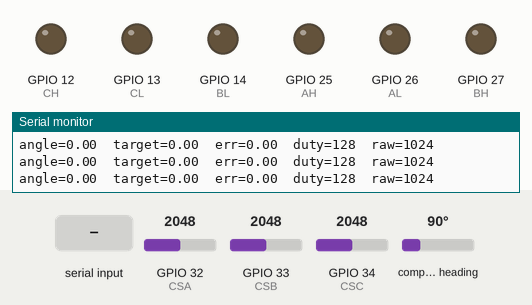
The program below on a simulated ESP32. Shown: output pins drawn as LEDs (lit = HIGH), the last lines printed to the serial monitor. Dashed ring = blinking. The test bench sets the inputs (shaded band); at power-on: GPIO 32 (CSA) = 2048, GPIO 33 (CSB) = 2048, GPIO 34 (CSC) = 2048, compass heading 90° (analog values on the 0–4095 scale).

Above: at 1.4 s.
1.5 s: "D\n" received over Serial
At 1.66 s:
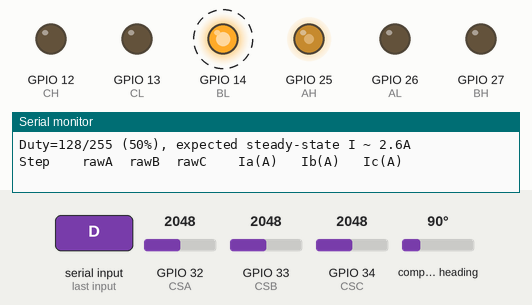
At 2.37 s:
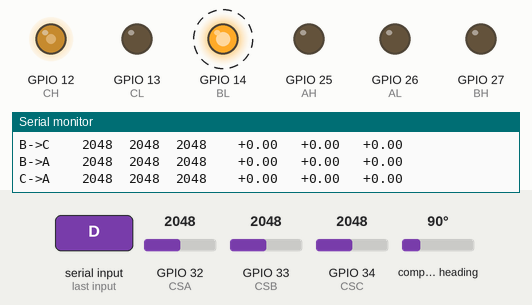
4.5 s: "F90\n" received over Serial
At 4.87 s:
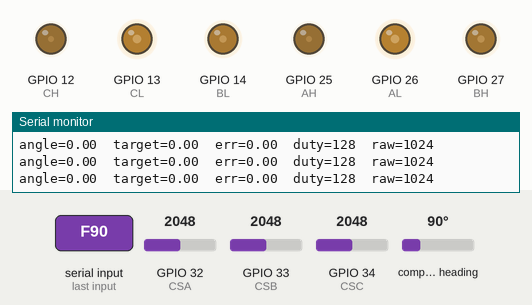
7.5 s: "90,45\n" received over Serial
At 7.75 s:
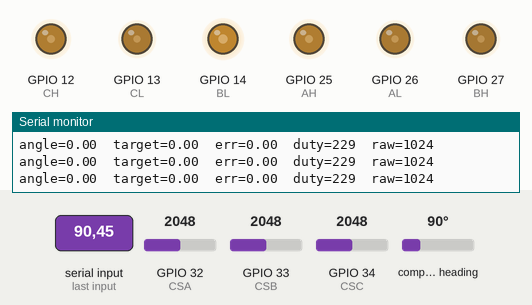
10.5 s: "B,45\n" received over Serial
13.5 s: "d\n" received over Serial
16.5 s: "0\n" received over Serial
Timing chart, 0 to 20.5 s (numbered marks = the images above; inputs shaded):
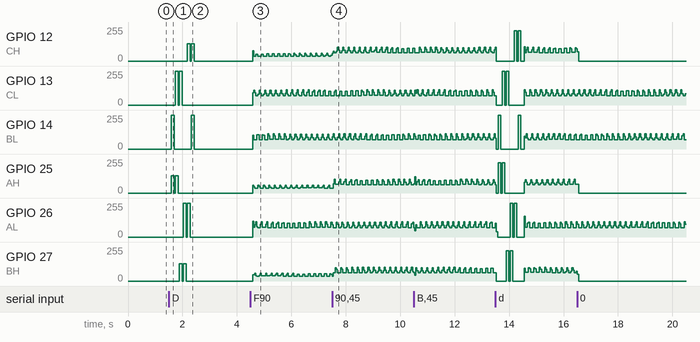

The program:

main.cpp
```cpp
/**
 * Closed-Loop Test: 6-Step Commutation + AS5600 Encoder Feedback
 *
 * Builds on the verified open-loop 6-step commutation by adding AS5600
 * encoder reads. Lets you drive manually (F/B + duty) or set a target
 * angle and have the firmware step toward it using encoder feedback.
 *
 * Hardware:
 * - ESP32 DevKit v1
 * - 3-phase driver: AH=5  AL=17  BH=16  BL=4  CH=2  CL=15
 * - AS5600 encoder on I2C: SDA=21, SCL=22
 *
 * Serial commands (one per line):
 *   F            - drive CW (open loop)
 *   B            - drive CCW (open loop)
 *   S            - stop (hold position, no commutation)
 *   <0-100>      - set duty %
 *   T<deg>       - set target angle in degrees, closed-loop step toward it
 *                  e.g.  T90    T-45    T180
 */

#include <Arduino.h>
#include <Wire.h>
#include <AS5600.h>

// ---------- Pins ----------
#define AH 25
#define AL 26
#define BH 27
#define BL 14
#define CH 12
#define CL 13

// Phase-current Hall sensors (200 mV/A)
#define CSA 32
#define CSB 33
#define CSC 34

#define PWM_FREQ      40000
#define PWM_RES       8
#define STEP_DELAY_US 5000
#define DEADTIME_US   5

// LEDC channels for each high-side pin (Arduino-ESP32 core 2.x API)
#define CH_AH 0
#define CH_BH 1
#define CH_CH 2

// Closed-loop tuning
#define ANGLE_TOL_DEG   2.0f    // acceptable error band
#define ENC_PRINT_MS    100     // status print interval

enum Mode { MODE_STOP, MODE_OPEN_FWD, MODE_OPEN_REV, MODE_TARGET };

AS5600 encoder;

uint8_t duty       = 128;       // 0-255
Mode    mode       = MODE_STOP;
float   target_deg = 0.0f;      // unwrapped target (can exceed 360)
float   angle_deg  = 0.0f;      // unwrapped measured angle
float   last_raw_deg = 0.0f;    // last wrapped reading 0..360
bool    have_last  = false;

uint32_t last_print_ms = 0;

// ---------- Low-level commutation ----------
void allOff() {
  ledcWrite(AH, 0);
  ledcWrite(BH, 0);
  ledcWrite(CH, 0);
  digitalWrite(AL, LOW);
  digitalWrite(BL, LOW);
  digitalWrite(CL, LOW);
}

void setPhase(int highPin, int lowPin) {
  ledcWrite(highPin, duty);
  digitalWrite(lowPin, HIGH);
}

// One commutation step. step in 0..5. CW order; reverse iterates backward.
void commutate(int step) {
  allOff();
  delayMicroseconds(DEADTIME_US);
  switch (step) {
    case 0: setPhase(AH, BL); break;
    case 1: setPhase(AH, CL); break;
    case 2: setPhase(BH, CL); break;
    case 3: setPhase(BH, AL); break;
    case 4: setPhase(CH, AL); break;
    case 5: setPhase(CH, BL); break;
  }
}

// ---------- Current-sense diagnostic ----------
int adcAvg(int pin, int n) {
  long sum = 0;
  for (int i = 0; i < n; i++) sum += analogRead(pin);
  return sum / n;
}

float countToAmps(int raw, int zero_count) {
  float volts = (raw - zero_count) * (3.3f / 4096.0f);
  return volts / 0.2f;  // 200 mV/A → 1V = 5A
}

void driveOnePhase(int highPin, int lowPin, uint8_t test_duty, uint32_t ms) {
  allOff();
  delayMicroseconds(DEADTIME_US);
  ledcWrite(highPin, test_duty);
  digitalWrite(lowPin, HIGH);
  delay(ms);
}

// Drive each of the 6 commutation phase pairs in sequence and measure
// the resulting current on all 3 Hall channels. Tells us:
//  - which ADC channel maps to which motor phase
//  - whether each channel actually responds to current
//  - the zero-current bias of each channel
void runCurrentDiagnostic() {
  Serial.println("\n=== CURRENT-SENSE DIAGNOSTIC ===");
  allOff();
  delay(50);
  int zA = adcAvg(CSA, 100);
  int zB = adcAvg(CSB, 100);
  int zC = adcAvg(CSC, 100);
  Serial.printf("Zero bias counts: A=%d  B=%d  C=%d  (V: %.3f %.3f %.3f)\n",
                zA, zB, zC,
                zA * 3.3f / 4096.0f, zB * 3.3f / 4096.0f, zC * 3.3f / 4096.0f);

  uint8_t test_duty = duty;
  Serial.printf("Duty=%d/255 (%d%%), expected steady-state I ~ %.1fA\n",
                test_duty, (test_duty * 100) / 255,
                (test_duty / 255.0f) * 12.0f / 2.3f);

  struct Step { const char* name; int hi; int lo; };
  Step steps[] = {
    {"A->B", AH, BL}, {"A->C", AH, CL},
    {"B->C", BH, CL}, {"B->A", BH, AL},
    {"C->A", CH, AL}, {"C->B", CH, BL},
  };
  Serial.println("Step    rawA  rawB  rawC    Ia(A)   Ib(A)   Ic(A)");
  for (auto& s : steps) {
    driveOnePhase(s.hi, s.lo, test_duty, 80);
    int rA = adcAvg(CSA, 50);
    int rB = adcAvg(CSB, 50);
    int rC = adcAvg(CSC, 50);
    allOff();
    Serial.printf("%-6s  %4d  %4d  %4d   %+6.2f  %+6.2f  %+6.2f\n",
                  s.name, rA, rB, rC,
                  countToAmps(rA, zA),
                  countToAmps(rB, zB),
                  countToAmps(rC, zC));
    delay(50);
  }
  Serial.println("=== diagnostic done ===\n");
}

// ---------- Encoder ----------
// Read the AS5600 and update unwrapped angle_deg by accumulating deltas.
void updateEncoder() {
  int raw = encoder.readAngle();           // 0..4095
  float wrapped = raw * (360.0f / 4096.0f);

  if (!have_last) {
    last_raw_deg = wrapped;
    have_last = true;
    return;
  }

  float d = wrapped - last_raw_deg;
  if (d >  180.0f) d -= 360.0f;            // wrap-around correction
  if (d < -180.0f) d += 360.0f;
  angle_deg   += d;
  last_raw_deg = wrapped;
}

// ---------- Serial parsing ----------
void handleSerial() {
  static String input = "";

  while (Serial.available()) {
    char c = Serial.read();

    if (c == '\n' || c == '\r') {
      if (input.length() == 0) continue;

      char first = input[0];
      if (first == 'F' || first == 'f') {
        mode = MODE_OPEN_FWD;
        Serial.println("Mode: open-loop CW");
      } else if (first == 'B' || first == 'b') {
        mode = MODE_OPEN_REV;
        Serial.println("Mode: open-loop CCW");
      } else if (first == 'S' || first == 's') {
        mode = MODE_STOP;
        allOff();
        Serial.println("Mode: stop");
      } else if (first == 'T' || first == 't') {
        target_deg = input.substring(1).toFloat();
        mode = MODE_TARGET;
        Serial.print("Mode: target = ");
        Serial.print(target_deg);
        Serial.println(" deg");
      } else if (first == 'D' || first == 'd') {
        Mode prev = mode;
        mode = MODE_STOP;
        runCurrentDiagnostic();
        mode = prev;
      } else {
        // Numeric -> duty %
        int val = input.toInt();
        if (val >= 0 && val <= 100) {
          duty = map(val, 0, 100, 0, 255);
          Serial.print("Duty: ");
          Serial.print(val);
          Serial.println("%");
        }
      }
      input = "";
    } else if (c != ' ') {
      input += c;
    }
  }
}

// ---------- Status print ----------
void maybePrintStatus() {
  uint32_t now = millis();
  if (now - last_print_ms < ENC_PRINT_MS) return;
  last_print_ms = now;

  Serial.print("angle=");
  Serial.print(angle_deg, 2);
  Serial.print("  target=");
  Serial.print(target_deg, 2);
  Serial.print("  err=");
  Serial.print(target_deg - angle_deg, 2);
  Serial.print("  duty=");
  Serial.print(duty);
  Serial.print("  raw=");
  Serial.println(encoder.readAngle());
}

// ---------- Setup ----------
void setup() {
  Serial.begin(115200);
  delay(200);

  pinMode(AL, OUTPUT);
  pinMode(BL, OUTPUT);
  pinMode(CL, OUTPUT);

  ledcAttach(AH, PWM_FREQ, PWM_RES);
  ledcAttach(BH, PWM_FREQ, PWM_RES);
  ledcAttach(CH, PWM_FREQ, PWM_RES);

  allOff();

  Wire.begin(21, 22);
  if (!encoder.begin()) {
    Serial.println("AS5600 not found! Check wiring.");
    while (1) delay(1000);
  }

  // Magnet diagnostics
  Serial.print("AS5600 connected. magnet detected=");
  Serial.print(encoder.detectMagnet());
  Serial.print(" tooWeak=");
  Serial.print(encoder.magnetTooWeak());
  Serial.print(" tooStrong=");
  Serial.print(encoder.magnetTooStrong());
  Serial.print(" rawAngle=");
  Serial.println(encoder.readAngle());

  // Prime encoder
  updateEncoder();
  angle_deg = 0.0f;             // zero at startup

  // ADC pins are input-only on ESP32; just confirm they read sensibly.
  analogReadResolution(12);
  pinMode(CSA, INPUT);
  pinMode(CSB, INPUT);
  pinMode(CSC, INPUT);
  Serial.printf("CS idle: A=%d B=%d C=%d\n",
                analogRead(CSA), analogRead(CSB), analogRead(CSC));

  Serial.println("Closed-loop test ready.");
  Serial.println("Cmds: F | B | S | <0-100> duty | T<deg> target | D current diag");
}

// ---------- Loop ----------
void loop() {
  handleSerial();
  updateEncoder();
  maybePrintStatus();

  static int step_idx = 0;

  switch (mode) {
    case MODE_STOP:
      allOff();
      delay(1);
      break;

    case MODE_OPEN_FWD:
      commutate(step_idx);
      delayMicroseconds(STEP_DELAY_US);
      step_idx = (step_idx + 1) % 6;
      break;

    case MODE_OPEN_REV:
      commutate(step_idx);
      delayMicroseconds(STEP_DELAY_US);
      step_idx = (step_idx + 5) % 6;   // -1 mod 6
      break;

    case MODE_TARGET: {
      float err = target_deg - angle_deg;
      if (fabsf(err) <= ANGLE_TOL_DEG) {
        allOff();                       // hold
        delay(1);
      } else {
        bool fwd = (err > 0);
        commutate(step_idx);
        delayMicroseconds(STEP_DELAY_US);
        step_idx = fwd ? (step_idx + 1) % 6
                       : (step_idx + 5) % 6;
      }
      break;
    }
  }
}
```

Measured:
- after the input at 1.5 s, GPIO 12 (CH): 0/255 → 128/255 after 0.68 s, → 0/255 0.24 s later; GPIO 13 (CL): 0/255 → 255/255 after 0.24 s, → 0/255 0.24 s later
